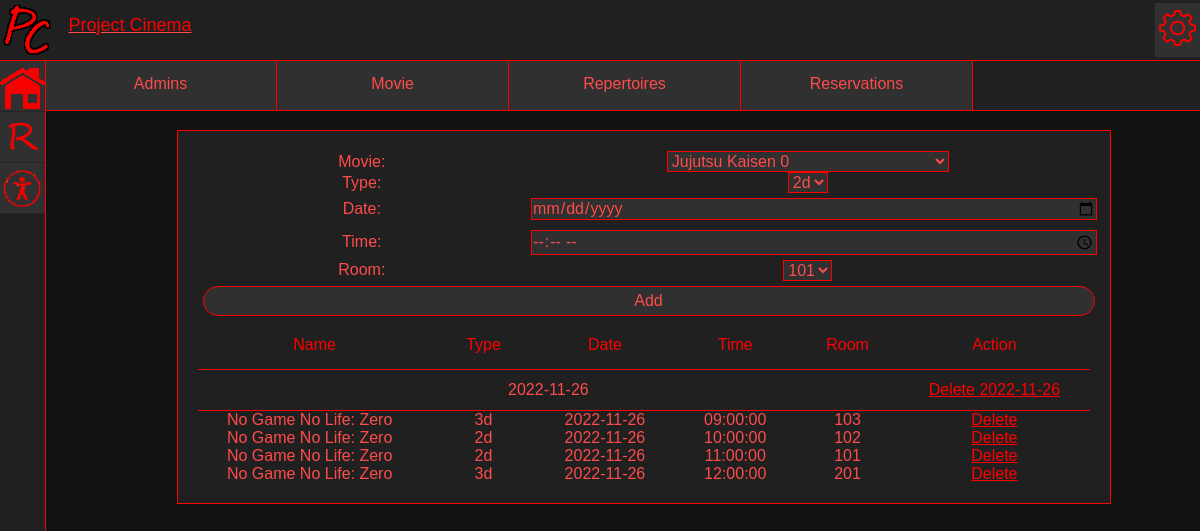
The page /addRepertoire.php (signed in) on the database as committed earlier.
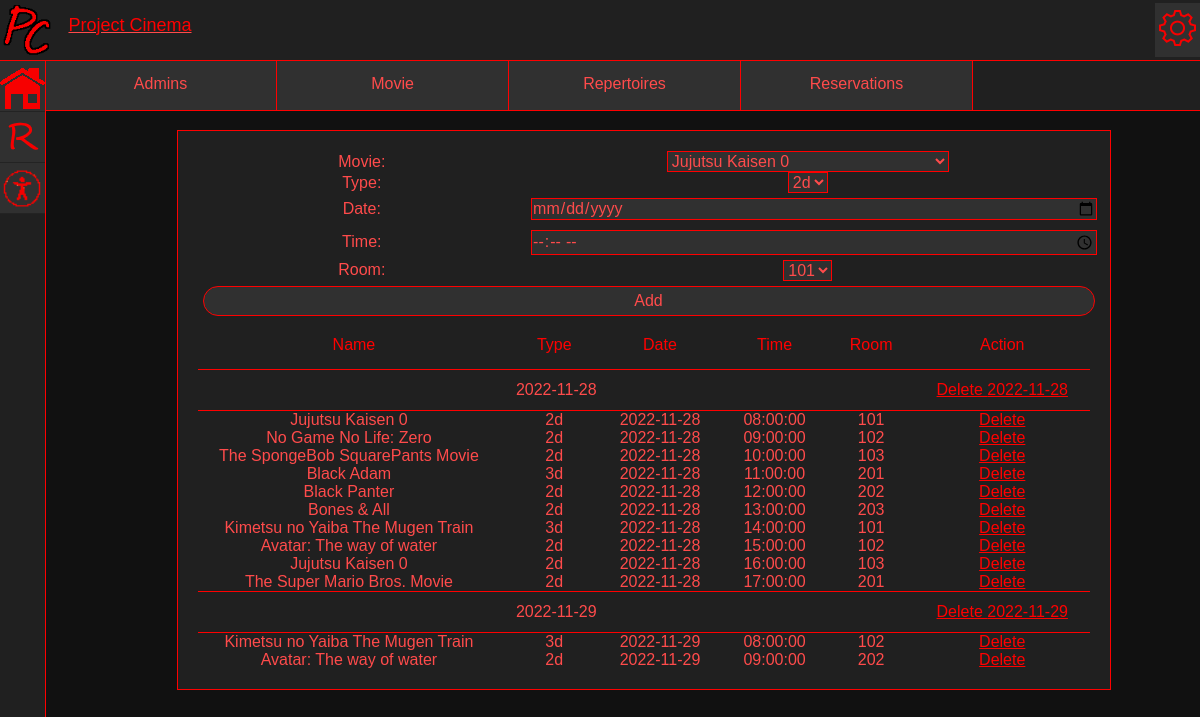
The same page on the database as committed later.
### tables this page shows
CREATE TABLE `repertoire` (
  `id` int(10) NOT NULL,
  `movie_id` int(10) NOT NULL,
  `2d/3d` varchar(2) NOT NULL,
  `date` date NOT NULL,
  `time` time NOT NULL,
  `localisation_id` int(10) NOT NULL,
  `room_id` int(10) NOT NULL,
  `sold_fares` int(3) NOT NULL DEFAULT 0
);

CREATE TABLE `movies` (
  `id` int(10) NOT NULL,
  `name` varchar(32) NOT NULL,
  `length` int(4) NOT NULL,
  `director_id` int(10) NOT NULL,
  `image` text NOT NULL,
  `trailer` text NOT NULL,
  `rates` int(3) NOT NULL DEFAULT 100,
  `description` text NOT NULL
);

CREATE TABLE `rooms` (
  `id` int(10) NOT NULL,
  `name` varchar(10) NOT NULL,
  `localisation_id` int(10) NOT NULL,
  `available_space` int(3) NOT NULL
);

### addRepertoire.php (the view, shortened to what this page needs)
<!DOCTYPE html>
<html lang="en">
<head>
    <link rel="stylesheet" href="style/forms.css">
    <?php
        include_once("scriptsPHP/header.php");
        include_once("scriptsPHP/addRepertoireScripts.php");
        $header = new header("");
        $header->load();
        $sesLoad = new SessionLoad("");
        $repertoire = new addRepertoireScripts("");
        $connect = mysqli_connect("localhost","ProjectCinema","zaq1@WSX","projectcinema");
        $repertoire->deleteRecords($connect);
        $repertoire->addRecords($connect);
    ?>
</head>
<body>
<div class="loginForm">
    <form  action="" method="POST">
        <table>
            <tr>
                <td>Movie: </td>
                <td>
                    <?php $repertoire->readMovieList(); ?>
                </td>
            </tr>
            <tr>
                <td>Type: </td>
                <td>
                    <select name="type"><option value="2d">2d</option><option value="3d">3d</option></select>
                </td>
            </tr>
            <tr>
                <td>Date: </td>
                <td>
                    <input type="date" name="date" >
                </td>
            </tr>
            <tr>
                <td>Time: </td>
                <td>
                    <input type="time" name="time" >
                </td>
            </tr>
            <tr>
                <td>Room: </td>
                <td>
                    <?php $repertoire->readRoomsList($connect); ?>
                </td>
            </tr>
            <tr>
                <td colspan="2"><input type="submit" value="Add"></td>
            </tr>
        </table>
        <?php
            $queryRead = 'SELECT *, `rooms`.`name` AS "room_name", `repertoire`.`id` AS "repertoire_id" FROM `rooms`, `repertoire`,`movies` WHERE `repertoire`.`movie_id` = `movies`.`id` AND `repertoire`.`localisation_id` = '.$_SESSION['cinemaLocalisation'].' AND `rooms`.`id` = `repertoire`.`room_id`  ORDER BY `repertoire`.`date`,`repertoire`.`time` ASC;';
            $result = mysqli_query($connect, $queryRead);
            echo '<table>';
            $i = 0;
            $z = 0;
            while($row=mysqli_fetch_array($result)) {
                    if($i == 0) {
                        echo '<tr class="tableRowColumns">';
                        echo '<td>Name</td>';
                        echo '<td>Type</td>';
                        echo '<td>Date</td>';
                        echo '<td>Time</td>';
                        echo '<td>Room</td>';
                        echo '<td>Action</td>';
                        echo '</tr>';
                        echo'<tr><td colspan="5" class="day-change">'.$row['date'].'</td><td class="day-change"><a href="addRepertoire.php?repertoireDate='.$row['date'].'">Delete '.$row['date'].'</a></td></tr>';
                    }
                $date[$i] = $row['date'];
                if($date[$i] != $date[$z]) {
                    echo'<tr><td colspan="5" class="day-change">'.$row['date'].'</td><td class="day-change"><a href="addRepertoire.php?repertoireDate='.$row['date'].'">Delete '.$row['date'].'</a></td></tr>';
                }
                $z = $i;
                echo '<tr><td style="padding-right:10px;">'.$row['name'].'</td><td>'.$row['2d/3d'].'</td><td>'.$row['date'].'</td><td>'.$row['time'].'</td><td>'.$row['room_name'].'</td><td><a href="addRepertoire.php?repertoireId='.$row['repertoire_id'].'">Delete</a></td></tr>';
                $i++;
            }
            echo '</table>';
        ?>
    </form>
    </div>
    <?php
        $sesLoad->onLoad();
    ?>
</body>
</html>

### scriptsPHP/header.php (shortened to what this page needs)
<?php
    class header {
        function __construct($Path) {
            $this->homePath = $Path;
        }
        public function load() {
            echo' <link rel="stylesheet" href="'.$this->homePath.'style/style.css" >';
            echo '<link rel="stylesheet" href="'.$this->homePath.'style/menu.css" >';
            include_once('sessionLoad.php');
        }
    }
?>

### scriptsPHP/addRepertoireScripts.php (shortened to what this page needs)
<?php
    class addRepertoireScripts {
        function readMovieList() {
            $connect = mysqli_connect("localhost","ProjectCinema","zaq1@WSX","projectcinema");
            $query = "SELECT * FROM `movies`;";
            $result = mysqli_query($connect,$query);
            echo '<select name="movie_id">';
            while($row=mysqli_fetch_array($result)) {
                echo '<option value='.$row['id'].'>'.$row['name'].'</option>';
            }
            echo '</select>';
        }
        function readRoomsList($connect) {
            $query = "SELECT * FROM `rooms` WHERE `rooms`.`localisation_id` = ".$_SESSION['cinemaLocalisation'].";";
            $result = mysqli_query($connect,$query);
            echo '<select name="room">';
            while($row=mysqli_fetch_array($result)) {
                echo '<option value='.$row['id'].'>'.$row['name'].'</option>';
            }
            echo '</select>';
        }
    }
?>

### scriptsPHP/sessionLoad.php (shortened to what this page needs)
<?php
    class SessionLoad {
        function __construct($homePath)
        {
            $this->homePath = $homePath;
        }
        public function onLoad() {
            if(!empty($_SESSION['logged_in'])) {
                if ($_SESSION['permission'] >= 5) {
                    include_once('adminPanel.php');
                    $aPan = new adminPanel($this->homePath);
                    $aPan->loadButtons();
                    echo '<link rel="stylesheet" href="'.$this->homePath.'style/adminPanel.css" >';
                }
            }
            else {
                echo '<script>addMenu("Login",0);</script>';
            }
        }
    }
?>

### scriptsPHP/adminPanel.php
<?php
    class adminPanel {
        function __construct($homePath) {
            $this->homePath = $homePath;
        }
            function loadButtons() {
            echo '<div id="adminPanel" class="noselect">';
            if($_SESSION['permission'] >= 8) {
                echo '<a href="'.$this->homePath.'addAdmin.php">';
                echo '<div class="panel-button">';
                echo '<p>Admins</p>';
                echo '</div>';
                echo '</a>';
            }
            if($_SESSION['permission'] >= 6) {
                echo '<a href="'.$this->homePath.'addMovie.php">';
                echo '<div class="panel-button">';
                echo '<p>Movie</p>';
                echo '</div>';
                echo '</a>';
            }
            if($_SESSION['permission'] >= 5) {
                echo '<a href="'.$this->homePath.'addRepertoire.php">';
                echo '<div class="panel-button">';
                echo '<p>Repertoires</p>';
                echo '</div>';
                echo '</a>';
            }
            if($_SESSION['permission'] >= 5) {
                echo '<a href="'.$this->homePath.'reservations.php">';
                echo '<div class="panel-button">';
                echo '<p>Reservations</p>';
                echo '</div>';
                echo '</a>';
            }
            echo '</div>';
        }
    }
?>

### style/forms.css (style rules this page uses)
:root { --primary-color: #202020; --secondary-color: #303030; --hover-color: #232323; --bg-color: #111111; --font-color: #ff4b4b; --heading-color: #FF0000; --font-size: medium; --hue-rotate: hue-rotate(95deg); --transparent-color: #202020CC; --more-transparent-color: #20202088; }
.loginForm { position: absolute; left: 20%; right: 20%; align-self: center; width: 60%; min-height: 500px; background-color: var(--primary-color); color: var(--font-color); border: 1px solid var(--heading-color); text-align: center; padding: 10px 10px 10px 10px; }
.loginForm table { border-collapse: collapse; }
.loginForm tr td { width: 5%; }
.day-change { height:40px; border-top:1px solid var(--heading-color); border-bottom:1px solid var(--heading-color); width: 100%; text-align:center; }

### style/style.css (style rules this page uses)
:root { --primary-color: #202020; --secondary-color: #303030; --hover-color: #232323; --bg-color: #111111; --font-color: #ff4b4b; --heading-color: #FF0000; --font-size: medium; --hue-rotate: hue-rotate(95deg); --transparent-color: #202020CC; --more-transparent-color: #20202088; }
* { margin: 0; padding: 0; font-family: Arial, Helvetica, sans-serif; font-size: var(--font-size); }
.noselect { -webkit-touch-callout: none; -webkit-user-select: none; -khtml-user-select: none; -moz-user-select: none; -ms-user-select: none; user-select: none; }
body { background-color: var(--bg-color); padding: 80PX 20PX 20PX 65px; color: var(--font-color); }
a { color: var(--font-color); text-decoration: underline; }
input { background-color: var(--secondary-color); border: 1px solid var(--heading-color); color: var(--font-color); }
select { background-color: var(--secondary-color); border: 1px solid var(--heading-color); color: var(--font-color); width: max-content; }

### style/adminPanel.css (style rules this page uses)
:root { --primary-color: #202020; --secondary-color: #303030; --hover-color: #232323; --bg-color: #111111; --font-color: #ff4b4b; --heading-color: #FF0000; --font-size: medium; --hue-rotate: hue-rotate(95deg); }
body { background-color: var(--bg-color); padding: 130PX 20PX 20PX 65px; }
#adminPanel { position: absolute; top: 60px; left: 0px; width: calc(100% - 45px); height: 50px; border-bottom: 1px solid var(--heading-color); background-color: var(--primary-color); padding-left: 45px; }
#adminPanel::after { clear: both; }
.panel-button { position: relative; left: 0px; top: 0px; width: 20%; height: calc(100% - 15px); background-color: var(--secondary-color); color: var(--font-color); padding-top: 15px; text-align: center; overflow:hidden; white-space: nowrap; float: left; border-right: 1px solid var(--heading-color); }
.loginForm { position: relative; top: 10%; left: 10%; width: 80%; min-height: 100px; background-color: var(--primary-color); color: var(--font-color); border: 1px solid var(--heading-color); text-align: center; padding: 20px 20px 20px 20px; }
.loginForm form { display: block; width: 100%; height: 100%; text-align: left; white-space: nowrap; }
.loginForm tr td { text-align: center; }
.loginForm form input { width: 100%; height: 100%; margin: 5px 5px 5px 5px; border: 1px solid var(--heading-color); color: var(--font-color); background-color: var(--secondary-color); }
.loginForm form input[type=submit] { border-radius: 20px; padding: 5px; width: 100%; }
.loginForm a { color: var(--heading-color); text-decoration: underline; }
.tableRowColumns td { width: 5%; padding-top: 15px; padding-bottom: 15px; color: var(--heading-color); border-bottom: 1px solid var(--heading-color); text-align: center; }

Rows that differ between the two databases and show on the page:
removed repertoire: date "2022-11-26", movie.name "No Game No Life: Zero", value "3d", time "09:00:00", room.name "103"
removed repertoire: movie.name "No Game No Life: Zero", value "2d", date "2022-11-26", time "10:00:00", room.name "102"
removed repertoire: movie.name "No Game No Life: Zero", value "2d", date "2022-11-26", time "11:00:00", room.name "101"
removed repertoire: movie.name "No Game No Life: Zero", value "3d", date "2022-11-26", time "12:00:00", room.name "201"
added repertoire: date "2022-11-28", movie.name "Jujutsu Kaisen 0", value "2d", time "08:00:00", room.name "101"
added repertoire: movie.name "No Game No Life: Zero", value "2d", date "2022-11-28", time "09:00:00", room.name "102"
added repertoire: movie.name "The SpongeBob SquarePants Movie", value "2d", date "2022-11-28", time "10:00:00", room.name "103"
added repertoire: movie.name "Black Adam", value "3d", date "2022-11-28", time "11:00:00", room.name "201"
added repertoire: movie.name "Black Panter", value "2d", date "2022-11-28", time "12:00:00", room.name "202"
added repertoire: movie.name "Bones & All", value "2d", date "2022-11-28", time "13:00:00", room.name "203"
added repertoire: movie.name "Kimetsu no Yaiba The Mugen Train", value "3d", date "2022-11-28", time "14:00:00", room.name "101"
added repertoire: movie.name "Avatar: The way of water", value "2d", date "2022-11-28", time "15:00:00", room.name "102"
added repertoire: movie.name "Jujutsu Kaisen 0", value "2d", date "2022-11-28", time "16:00:00", room.name "103"
added repertoire: movie.name "The Super Mario Bros. Movie", value "2d", date "2022-11-28", time "17:00:00", room.name "201"
added repertoire: date "2022-11-29", movie.name "Kimetsu no Yaiba The Mugen Train", value "3d", time "08:00:00", room.name "102"
added repertoire: movie.name "Avatar: The way of water", value "2d", date "2022-11-29", time "09:00:00", room.name "202"
